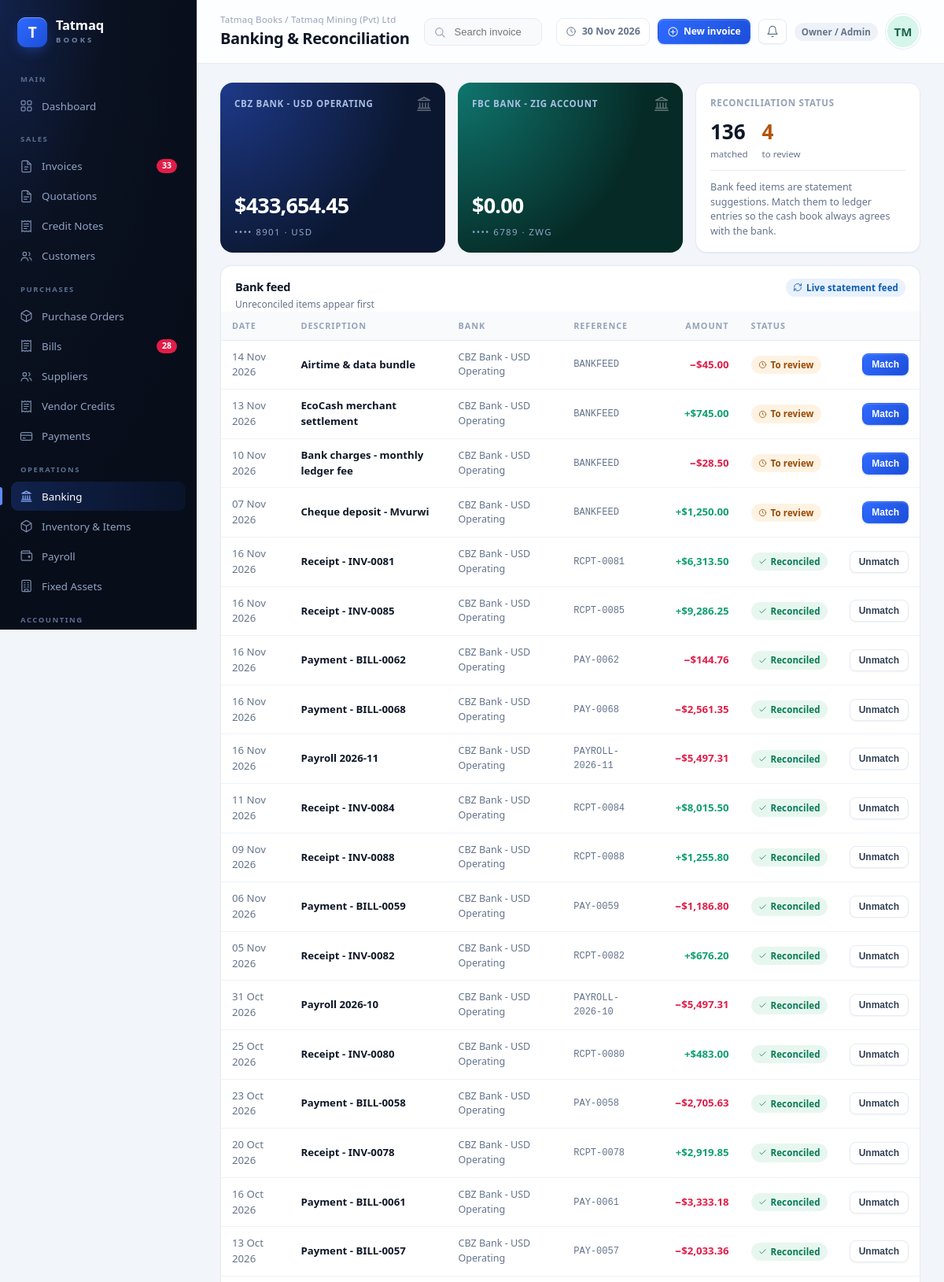
Screenshot of /banking (signed in, upper part) with the database file from the repository.
### tables this page shows
CREATE TABLE companies(
 id INTEGER PRIMARY KEY, name TEXT, industry TEXT, currency TEXT DEFAULT 'USD', symbol TEXT DEFAULT '$',
 tax_name TEXT DEFAULT 'VAT', tax_rate REAL DEFAULT 15, address TEXT, email TEXT, phone TEXT,
 fiscal_start TEXT, created_at TEXT);

CREATE TABLE users(
 id INTEGER PRIMARY KEY, company_id INT, name TEXT, email TEXT, role TEXT, status TEXT,
 password_hash TEXT, last_login TEXT, created_at TEXT);

CREATE TABLE bank_accounts(
 id INTEGER PRIMARY KEY, company_id INT, name TEXT, account_id INT, number TEXT,
 opening_balance REAL, currency TEXT);

CREATE TABLE bank_txns(
 id INTEGER PRIMARY KEY, company_id INT, bank_account_id INT, date TEXT, description TEXT,
 reference TEXT, amount REAL, direction TEXT, status TEXT, source TEXT);

### app.py (the view)
@app.route("/banking")
def banking():
    c = company()
    banks = []
    amap = A.acct_by_code(conn(), c["id"])
    for b in conn().execute("SELECT * FROM bank_accounts WHERE company_id=?", (c["id"],)):
        bal = conn().execute("""SELECT COALESCE(SUM(jl.debit)-SUM(jl.credit),0) v FROM journal_lines jl
            JOIN journal_entries je ON je.id=jl.entry_id WHERE jl.account_id=? AND je.company_id=?""",
                             (b["account_id"], c["id"])).fetchone()["v"]
        banks.append({**dict(b), "balance": bal})
    txns = conn().execute("""SELECT t.*, b.name bank FROM bank_txns t JOIN bank_accounts b ON b.id=t.bank_account_id
        WHERE t.company_id=? ORDER BY CASE t.status WHEN 'unreconciled' THEN 0 ELSE 1 END, t.date DESC LIMIT 60""",
                          (c["id"],)).fetchall()
    reconciled = conn().execute("SELECT COUNT(*) c FROM bank_txns WHERE company_id=? AND status='reconciled'",
                                (c["id"],)).fetchone()["c"]
    unreconciled = conn().execute("SELECT COUNT(*) c FROM bank_txns WHERE company_id=? AND status='unreconciled'",
                                  (c["id"],)).fetchone()["c"]
    return render_template("banking.html", banks=banks, txns=txns, reconciled=reconciled,
                           unreconciled=unreconciled, title="Banking & Reconciliation")

### analytics.py (called while the page is built)
def acct_by_code(conn, cid):
    return {r["code"]: dict(r) for r in conn.execute("SELECT * FROM accounts WHERE company_id=?", (cid,))}

### app.py (called while the page is built, shortened)
@app.before_request
def _guard():
    if request.endpoint is None or request.endpoint in PUBLIC_ENDPOINTS:
        return None
    ident, source = auth.resolve_identity()
    if not ident:
        if request.path.startswith("/api/"):
            return jsonify({"error": "unauthorised"}), 401
        return redirect(url_for("login", next=request.path))
    g.ident = ident
    g.perms = auth.permissions(ident["role"])
    return None

def conn():
    if "conn" not in g:
        g.conn = db.connect()
    return g.conn

@app.teardown_appcontext
def close_conn(exc):
    c = g.pop("conn", None)
    if c is not None:
        c.close()

def company():
    if "company_row" not in g:
        g.company_row = conn().execute("SELECT * FROM companies WHERE id=?",
                                       (g.ident["company_id"],)).fetchone()
    return g.company_row

@app.context_processor
def inject():
    ident = getattr(g, "ident", None)
    perms = getattr(g, "perms", None)
    c = company()
    overdue = conn().execute("""SELECT COUNT(*) c FROM invoices WHERE company_id=?
        AND total-amount_paid>0.01 AND due_date<?""", (c["id"], str(date.today()))).fetchone()["c"]
    bills_over = conn().execute("""SELECT COUNT(*) c FROM bills WHERE company_id=?
        AND total-amount_paid>0.01 AND due_date<?""", (c["id"], str(date.today()))).fetchone()["c"]
    return dict(company=dict(c), profiles=db.PROFILES, now=date.today(),
                overdue_count=overdue, bills_overdue_count=bills_over,
                status_of=status_of, nav_path=request.path, ident=ident, perms=perms,
                roles=auth.ROLES)

@app.template_filter("money")
def f_money(v, dec=2):
    try:
        v = float(v or 0)
    except Exception:
        return v
    return f"{'-' if v < 0 else ''}{abs(v):,.{dec}f}"

@app.template_filter("ddate")
def f_date(v):
    if not v:
        return ""
    try:
        return date.fromisoformat(str(v)[:10]).strftime("%d %b %Y")
    except Exception:
        return v

@app.template_filter("initials")
def f_initials(name):
    parts = str(name or "?").replace("(Pvt) Ltd", "").split()
    return "".join(p[0] for p in parts[:2]).upper()

### db.py (called while the page is built)
def connect():
    conn = sqlite3.connect(DB_PATH)
    conn.row_factory = sqlite3.Row
    conn.execute("PRAGMA foreign_keys = ON")
    return conn

### templates/banking.html (shortened to what this page needs)
{% extends "base.html" %}
{% from "_icons.html" import icon %}
{% block content %}
{% set sym = company.symbol %}
<div class="dash-grid g3 mb2">
  {% for b in banks %}
  <div class="bank-card {{ 'teal' if loop.index == 2 }}">
    {{ icon('bank', 22) }}
    <div class="bn">{{ b.name }}</div>
    <div class="bal">{{ sym }}{{ b.balance|money }}</div>
    <div class="no">•••• {{ b.number[-4:] if b.number else '0000' }} · {{ b.currency }}</div>
  </div>
  {% endfor %}
  <div class="card">
    <div class="card-b">
      <div class="tiny faint" style="font-weight:700;letter-spacing:.06em">RECONCILIATION STATUS</div>
      <div class="row mt1" style="gap:18px">
        <div><div style="font-size:26px;font-weight:750">{{ reconciled }}</div><div class="tiny muted">matched</div></div>
        <div><div style="font-size:26px;font-weight:750;color:var(--warn)">{{ unreconciled }}</div><div class="tiny muted">to review</div></div>
      </div>
      <div class="divider" style="margin:12px 0"></div>
      <div class="small muted">Bank feed items are statement suggestions. Match them to ledger entries so the cash book always agrees with the bank.</div>
    </div>
  </div>
</div>
<div class="card">
  <div class="card-h">
    <div><h3>Bank feed</h3><div class="sub">Unreconciled items appear first</div></div>
    <div class="card-actions"><span class="chip chip-info">{{ icon('refresh', 12) }} Live statement feed</span></div>
  </div>
  <div class="tbl-wrap">
    <table class="tbl">
      <thead><tr><th>Date</th><th>Description</th><th>Bank</th><th>Reference</th><th class="num">Amount</th><th>Status</th><th></th></tr></thead>
      <tbody>
      {% for t in txns %}
        <tr>
          <td class="muted">{{ t.date|ddate }}</td>
          <td class="strong">{{ t.description }}</td>
          <td class="muted small">{{ t.bank }}</td>
          <td class="mono muted">{{ t.reference or '—' }}</td>
          <td class="num strong {{ 'pos' if t.direction == 'in' else 'neg' }}">{{ '+' if t.direction == 'in' else '−' }}{{ sym }}{{ t.amount|money }}</td>
          <td>
            {% if t.status == 'reconciled' %}<span class="chip chip-good">{{ icon('check', 11) }} Reconciled</span>
            {% else %}<span class="chip chip-warn">{{ icon('clock', 11) }} To review</span>{% endif %}
          </td>
          <td class="right">
            <form method="post" action="/banking/{{ t.id }}/toggle">
              <button class="btn sm {{ 'soft' if t.status == 'reconciled' else '' }}" type="submit">
                {{ 'Unmatch' if t.status == 'reconciled' else 'Match' }}
              </button>
            </form>
          </td>
        </tr>
      {% endfor %}
      </tbody>
    </table>
  </div>
</div>
{% endblock %}

### templates/base.html (shortened to what this page needs)
<!doctype html>
<html lang="en">
<head>
<link rel="stylesheet" href="{{ url_for('static', filename='style.css') }}">
</head>
<body>
{% from "_icons.html" import icon %}
{% set p = nav_path %}
<div class="shell">
  <aside class="sidebar">
    <a class="brand" href="/">
      <div class="brand-mark">T</div>
      <div>
        <div class="brand-name">Tatmaq</div>
        <div class="brand-sub">BOOKS</div>
      </div>
    </a>
    <nav>
      <div class="nav-sec">Main</div>
      <a class="nav-item {{ 'active' if p == '/' }}" href="/">{{ icon('grid',17) }} Dashboard</a>
      <div class="nav-sec">Sales</div>
      <a class="nav-item {{ 'active' if p.startswith('/invoices') }}" href="/invoices">
        {{ icon('file',17) }} Invoices
        {% if overdue_count %}<span class="nav-badge">{{ overdue_count }}</span>{% endif %}
      </a>
      <a class="nav-item {{ 'active' if p.startswith('/quotes') }}" href="/quotes">{{ icon('quote',17) }} Quotations</a>
      <a class="nav-item {{ 'active' if p.startswith('/credit-notes') }}" href="/credit-notes">{{ icon('receipt',17) }} Credit Notes</a>
      <a class="nav-item {{ 'active' if p.startswith('/contacts') and request.args.get('tab','customer') == 'customer' }}" href="/contacts?tab=customer">{{ icon('users',17) }} Customers</a>
      {% if perms.full_view %}<div class="nav-sec">Purchases</div>
      <a class="nav-item {{ 'active' if p.startswith('/purchase-orders') }}" href="/purchase-orders">{{ icon('box',17) }} Purchase Orders</a>
      <a class="nav-item {{ 'active' if p.startswith('/bills') }}" href="/bills">
        {{ icon('receipt',17) }} Bills
        {% if bills_overdue_count %}<span class="nav-badge">{{ bills_overdue_count }}</span>{% endif %}
      </a>
      <a class="nav-item {{ 'active' if p.startswith('/contacts') and request.args.get('tab') == 'vendor' }}" href="/contacts?tab=vendor">{{ icon('users',17) }} Suppliers</a>
      <a class="nav-item {{ 'active' if p.startswith('/vendor-credits') }}" href="/vendor-credits">{{ icon('receipt',17) }} Vendor Credits</a>
      <a class="nav-item {{ 'active' if p.startswith('/payments') }}" href="/payments">{{ icon('card',17) }} Payments</a>
      {% endif %}
      <div class="nav-sec">Operations</div>
      {% if perms.full_view %}
      <a class="nav-item {{ 'active' if p.startswith('/banking') }}" href="/banking">{{ icon('bank',17) }} Banking</a>
      {% endif %}
      <a class="nav-item {{ 'active' if p.startswith('/inventory') }}" href="/inventory">{{ icon('box',17) }} Inventory &amp; Items</a>
      {% if perms.full_view %}
      <a class="nav-item {{ 'active' if p.startswith('/payroll') }}" href="/payroll">{{ icon('wallet',17) }} Payroll</a>
      <a class="nav-item {{ 'active' if p.startswith('/assets') }}" href="/assets">{{ icon('building',17) }} Fixed Assets</a>
      {% endif %}
      <div class="nav-sec">Accounting</div>
    </nav>
        {% set ind = profiles[company.industry] %}
  </aside>
  <div class="main">
    <header class="topbar">
      <div class="page-id">
        <div class="crumb">Tatmaq Books / {{ company.name }}</div>
        <h1>{{ title }}</h1>
      </div>
      <form class="searchbar" action="/invoices" method="get">
        {{ icon('search', 16) }}
        <input type="search" name="q" placeholder="Search invoices, quotations, customers…" value="{{ request.args.get('q','') }}">
      </form>
      <div class="top-actions">
        <span class="chip-date">{{ icon('clock', 14) }} {{ now.strftime('%d %b %Y') }}</span>
        {% if perms.write %}<a class="btn sm" href="/invoices/new">{{ icon('plus', 15) }} New invoice</a>{% endif %}
        <a href="/invoices?status=overdue" title="Alerts" class="btn soft sm" style="padding:7px 9px">
          {{ icon('bell', 16) }}
        </a>
        <span class="chip {{ 'chip-info' if perms.is_demo else 'chip-muted' }}" style="white-space:nowrap">{{ perms.role_label }}</span>
        <a class="avatar lg" href="/settings" title="{{ ident.name }} · {{ perms.role_label }}"
           style="background:hsl(160 60% 90%);color:hsl(160 55% 26%)">{{ ident.name|initials }}</a>
      </div>
    </header>
    <main class="content">
      {% block content %}{% endblock %}
    </main>
  </div>
</div>
</body>
</html>

### templates/_icons.html (shortened to what this page needs)
{% macro icon(name, size=18, cls='') -%}
<svg class="ic {{ cls }}" width="{{ size }}" height="{{ size }}" viewBox="0 0 24 24" fill="none"
     stroke="currentColor" stroke-width="1.7" stroke-linecap="round" stroke-linejoin="round" aria-hidden="true">{{ paths.get(name, paths['grid'])|safe }}</svg>
{%- endmacro %}

### rows the page displays
companies: name "Tatmaq Mining (Pvt) Ltd"
users: name|initials "TM"
bank_accounts: {{ size }} 22 (drawn), name "CBZ BANK - USD OPERATING", sym "$", balance "433,654.45", number "8901", currency "USD"
bank_accounts: {{ size }} 22 (drawn), name "FBC BANK - ZIG ACCOUNT", sym "$", balance "0.00", number "6789", currency "ZWG"
bank_txns: date|ddate "14 Nov 2026", description "Airtime & data bundle", bank "CBZ Bank - USD Operating", reference "BANKFEED", direction "−", sym "$", amount "45.00", {{ size }} 11 (drawn), status "Match"
bank_txns: date|ddate "13 Nov 2026", description "EcoCash merchant settlement", bank "CBZ Bank - USD Operating", reference "BANKFEED", direction "+", sym "$", amount "745.00", {{ size }} 11 (drawn), status "Match"
bank_txns: date|ddate "10 Nov 2026", description "Bank charges - monthly ledger fee", bank "CBZ Bank - USD Operating", reference "BANKFEED", direction "−", sym "$", amount "28.50", {{ size }} 11 (drawn), status "Match"
bank_txns: date|ddate "07 Nov 2026", description "Cheque deposit - Mvurwi", bank "CBZ Bank - USD Operating", reference "BANKFEED", direction "+", sym "$", amount "1,250.00", {{ size }} 11 (drawn), status "Match"
bank_txns: date|ddate "16 Nov 2026", description "Receipt - INV-0081", bank "CBZ Bank - USD Operating", reference "RCPT-0081", direction "+", sym "$", amount "6,313.50", {{ size }} 11 (drawn), status "Unmatch"
bank_txns: date|ddate "16 Nov 2026", description "Receipt - INV-0085", bank "CBZ Bank - USD Operating", reference "RCPT-0085", direction "+", sym "$", amount "9,286.25", {{ size }} 11 (drawn), status "Unmatch"
bank_txns: date|ddate "16 Nov 2026", description "Payment - BILL-0062", bank "CBZ Bank - USD Operating", reference "PAY-0062", direction "−", sym "$", amount "144.76", {{ size }} 11 (drawn), status "Unmatch"
bank_txns: date|ddate "16 Nov 2026", description "Payment - BILL-0068", bank "CBZ Bank - USD Operating", reference "PAY-0068", direction "−", sym "$", amount "2,561.35", {{ size }} 11 (drawn), status "Unmatch"
bank_txns: date|ddate "16 Nov 2026", description "Payroll 2026-11", bank "CBZ Bank - USD Operating", reference "PAYROLL-2026-11", direction "−", sym "$", amount "5,497.31", {{ size }} 11 (drawn), status "Unmatch"
bank_txns: date|ddate "11 Nov 2026", description "Receipt - INV-0084", bank "CBZ Bank - USD Operating", reference "RCPT-0084", direction "+", sym "$", amount "8,015.50", {{ size }} 11 (drawn), status "Unmatch"
bank_txns: date|ddate "09 Nov 2026", description "Receipt - INV-0088", bank "CBZ Bank - USD Operating", reference "RCPT-0088", direction "+", sym "$", amount "1,255.80", {{ size }} 11 (drawn), status "Unmatch"
bank_txns: date|ddate "06 Nov 2026", description "Payment - BILL-0059", bank "CBZ Bank - USD Operating", reference "PAY-0059", direction "−", sym "$", amount "1,186.80", {{ size }} 11 (drawn), status "Unmatch"
bank_txns: date|ddate "05 Nov 2026", description "Receipt - INV-0082", bank "CBZ Bank - USD Operating", reference "RCPT-0082", direction "+", sym "$", amount "676.20", {{ size }} 11 (drawn), status "Unmatch"
bank_txns: date|ddate "31 Oct 2026", description "Payroll 2026-10", bank "CBZ Bank - USD Operating", reference "PAYROLL-2026-10", direction "−", sym "$", amount "5,497.31", {{ size }} 11 (drawn), status "Unmatch"
bank_txns: date|ddate "25 Oct 2026", description "Receipt - INV-0080", bank "CBZ Bank - USD Operating", reference "RCPT-0080", direction "+", sym "$", amount "483.00", {{ size }} 11 (drawn), status "Unmatch"
bank_txns: date|ddate "23 Oct 2026", description "Payment - BILL-0058", bank "CBZ Bank - USD Operating", reference "PAY-0058", direction "−", sym "$", amount "2,705.63", {{ size }} 11 (drawn), status "Unmatch"
bank_txns: date|ddate "20 Oct 2026", description "Receipt - INV-0078", bank "CBZ Bank - USD Operating", reference "RCPT-0078", direction "+", sym "$", amount "2,919.85", {{ size }} 11 (drawn), status "Unmatch"
bank_txns: date|ddate "16 Oct 2026", description "Payment - BILL-0061", bank "CBZ Bank - USD Operating", reference "PAY-0061", direction "−", sym "$", amount "3,333.18", {{ size }} 11 (drawn), status "Unmatch"
bank_txns: date|ddate "13 Oct 2026", description "Payment - BILL-0057", bank "CBZ Bank - USD Operating", reference "PAY-0057", direction "−", sym "$", amount "2,033.36", {{ size }} 11 (drawn), status "Unmatch"

### other values shown
{{ overdue_count }} "33"
{{ bills_overdue_count }} "28"
{{ title }} "Banking & Reconciliation"
{{ perms.role_label }} "Owner / Admin"
{{ reconciled }} "136"
{{ unreconciled }} "4"
